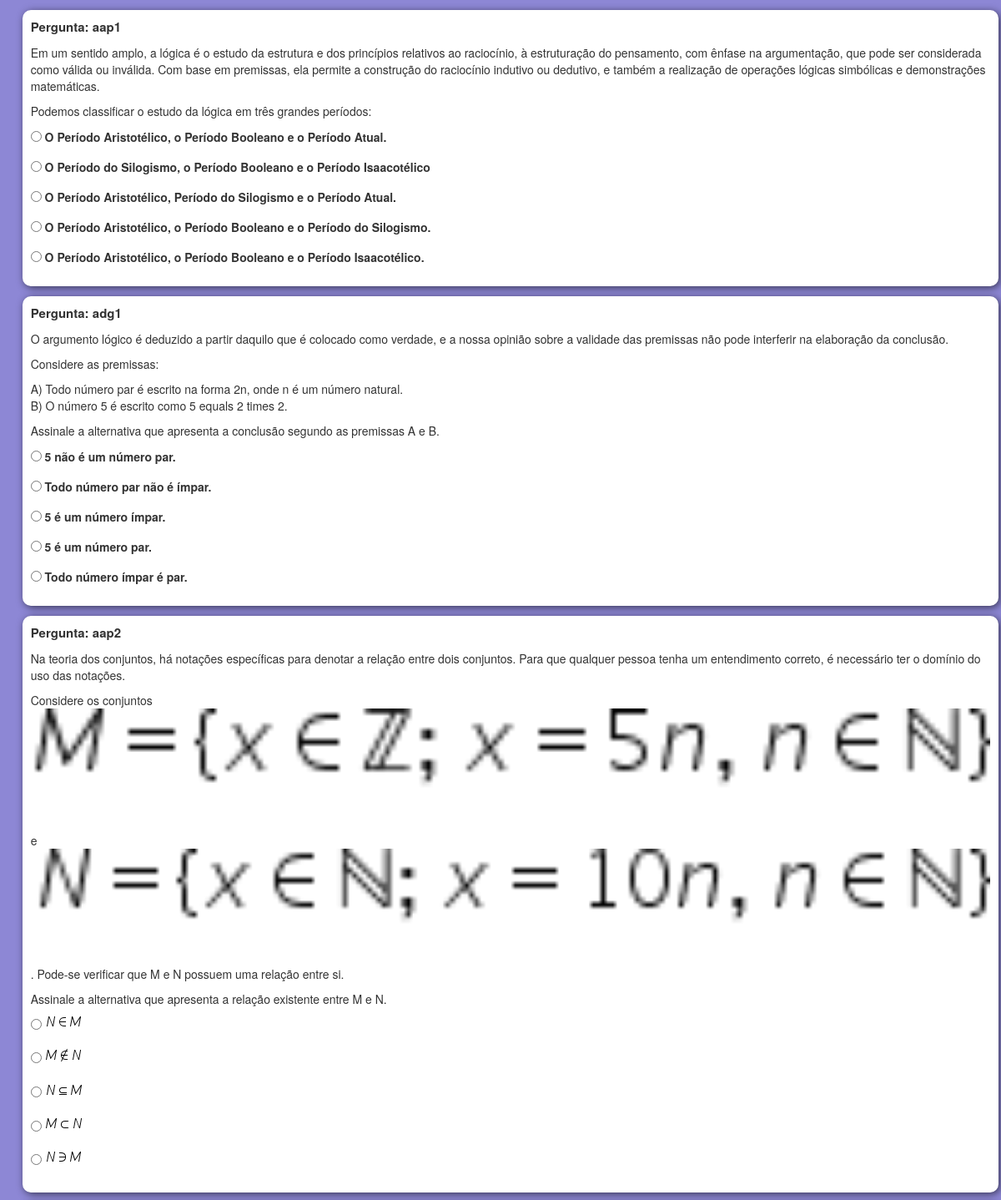
The app's page /html/Pergunta/?disc=1 (upper part) with its own data.
### tables this page shows
CREATE TABLE `perguntas` (
  `idPergunta` int(11) NOT NULL,
  `uniEstudo` enum('1','2','3','4') DEFAULT NULL,
  `fonte` enum('av','aap','adg','livro') DEFAULT NULL,
  `perguntas` mediumtext NOT NULL,
  `respostaA` longtext NOT NULL,
  `respostaB` longtext NOT NULL,
  `respostaC` longtext NOT NULL,
  `respostaD` longtext NOT NULL,
  `respostaE` longtext NOT NULL,
  `respostaCorreta` enum('A','B','C','D','E') NOT NULL,
  `idDisciplina` int(11) NOT NULL
);

### class/ConexaoBaseDados.php (called while the page is built, shortened)
<?php
class ConexaoBaseDados {
    private $local,
            $usuario,
            $senha,
            $conexao,
            $db;
    private function Acessar(){
        try{
            $this->conexao = new PDO('mysql:host='.$this->getLocal().';dbname='. $this->getDb(), $this->getUsuario(), $this->getSenha());
            $this->conexao->exec("set names utf8");
        } catch(PDOException $e){
            echo "Erro ao conectar".$e->getMessage();
        }
    }
    public function getLocal() {
        return $this->local;
    }
    public function getUsuario() {
        return $this->usuario;
    }
    public function getSenha() {
        return $this->senha;
    }
    public function getConexao() {
        return $this->conexao;
    }
    public function getDb() {
        return $this->db;
    }
    public function setLocal($local) {
        $this->local = $local;
    }
    public function setUsuario($usuario) {
        $this->usuario = $usuario;
    }
    public function setSenha($senha) {
        $this->senha = $senha;
    }
    public function setDb($db) {
        $this->db = $db;
    }
}

### class/SQLPerguntas.php (called while the page is built, shortened)
<?php
require_once 'ConexaoBaseDados.php';
class SQLPerguntas extends ConexaoBaseDados {
    private $disciplina;
    private $perguntas;
    private $query;
    public function FazerConsulta(){
        $select = $this->getConexao()->query($this->getQuery());
        if(!empty($select)){
            while($res = $select->fetch(PDO::FETCH_OBJ)){
                $this->setPerguntas(array($res->idPergunta, $res->uniEstudo, $res->fonte, $res->perguntas, $res->respostaA, $res->respostaB, $res->respostaC, $res->respostaD, $res->respostaE, $res->respostaCorreta));
            }
        }else{
            echo "<H1>Não foi possivel acessar os dados tente mais tarde</H1>";
            exit();
        }
    }
    public function getDisciplina() {
        return $this->disciplina;
    }
    public function getPerguntas() {
        return $this->perguntas;
    }
    private function setDisciplina($disciplina) {
        $this->disciplina = $disciplina;
    }
    private function setPerguntas($perguntas) {
        $this->perguntas[] = $perguntas;
    }
    public function getQuery() {
        return $this->query;
    }
    public function setQuery($query) {
        $this->query = $query;
    }
}

### class/Pergunta.php (the view, shortened to what this page needs)
<?php
require_once 'SQLPerguntas.php';
class Pergunta {
	private $perg, $aluno;
	public function __construct ($disci) {
            $this->perg = new SQLPerguntas(false, null, null, null, null);
            $this->PesquisarPerguntas($disci);
	}
	public function MontarPerguntas(){
            echo "<form method='post' action=''>";
            $f = count($this->getPerg());
            for($i = 0; $i < $f; $i++){
                echo "<div class='col-lg-12 col-md-5 col-xs-12 col-sm-12'>";
            	echo "<p class='numPerg'>Pergunta: ".$this->getPerg()[$i][2].$this->getPerg()[$i][1]."</p>";
                echo "<p>".$this->getPerg()[$i][3]."</p>";
                echo "<p><input id='".$i."A' type='radio' name='resposta".$i."' value='A'>&nbsp<label for='".$i."A'>".$this->getPerg()[$i][4]."</label> </p>";
                echo "<p><input id='".$i."B' type='radio' name='resposta".$i."' value='B'>&nbsp<label for='".$i."B'>".$this->getPerg()[$i][5]."</label> </p>";
                echo "<p><input id='".$i."C' type='radio' name='resposta".$i."' value='C'>&nbsp<label for='".$i."C'>".$this->getPerg()[$i][6]."</label> </p>";
                echo "<p><input id='".$i."D' type='radio' name='resposta".$i."' value='D'>&nbsp<label for='".$i."D'>".$this->getPerg()[$i][7]."</label> </p>";
                echo "<p><input id='".$i."E' type='radio' name='resposta".$i."' value='E'>&nbsp<label for='".$i."E'>".$this->getPerg()[$i][8]."</label> </p>";
                echo "</div>";
            }
            echo "<center><input style='margin: 10px;' class='botao' type='submit' name='responter' value='Enviar Respostas'></center>";
            echo "</form>";
	}
	private function PesquisarPerguntas($disci){
            $r = $this->getPerg()->FazerConsulta();
	}
	public function setPerg($resulConsulta){
            $this->perg = $resulConsulta;
	}
	public function getPerg(){
            return $this->perg;
	}
}
?>

### html/Pergunta/index.php (shortened to what this page needs)
<!DOCTYPE html>
<html>
    <head>
        <link href='../../css/bootstrap.min.css' rel='stylesheet' type='text/css' />
        <link href='../../css/pagina-perg.css' rel='stylesheet' type='text/css' />
         <?php
            require_once '../../class/Pergunta.php';
            $disc = $_GET['disc'];
            $logicaComputer = new Pergunta($disc);
            $res[0] = isset($_POST['resposta0'])? $_POST['resposta0']: false;
            $res[1] = isset($_POST['resposta1'])? $_POST['resposta1']: false;
            $res[2] = isset($_POST['resposta2'])? $_POST['resposta2']: false;
            $res[3] = isset($_POST['resposta3'])? $_POST['resposta3']: false;
            $res[4] = isset($_POST['resposta4'])? $_POST['resposta4']: false;
            $res[5] = isset($_POST['resposta5'])? $_POST['resposta5']: false;
            $res[6] = isset($_POST['resposta6'])? $_POST['resposta6']: false;
            $res[7] = isset($_POST['resposta7'])? $_POST['resposta7']: false;
            $res[8] = isset($_POST['resposta8'])? $_POST['resposta8']: false;
            $res[9] = isset($_POST['resposta9'])? $_POST['resposta9']: false;
        ?>
    </head>
    <body>
        <div class="container">
            <div class='row'>
                <?php
                    if(empty($res[0])){
                        if (!($logicaComputer->getPerg() == null)){
                            $logicaComputer->MontarPerguntas();
                        }
                        else{
                            echo "<H1>Não foi encontrado nenhuma pergunta. Tente mais tarde</H1>";
                        }
                    }else{
                        $logicaComputer->MontarPerguntasComResp($res);
                    }
                ?>
            </div>
        </div>
    </body>
</html>

### css/pagina-perg.css (style rules this page uses)
body { background-color: #8D87D5; }
p.numPerg { font-size: 15px; font-weight: 800; }
.col-md-5 { background-color: white; border-radius: 10px; padding: 10px; margin-top: 1%; margin-left: 1%; box-shadow: 2px 2px 10px rgba(0,0,0, 0.6); }
img { width: 100%; }

### records on screen
perguntas: fonte "aap", uniEstudo "1", perguntas "Em um sentido amplo, a lógica é o estudo da estrutura e dos princípios relativos ao raciocínio, à estruturação do pensamento, com ênfase na argumentação, que pode ser considerada como válida ou inválida. Com base em premissas, ela permite a construção do raciocínio indutivo ou dedutivo, e também a realização de operações lógicas simbólicas e demonstrações matemáticas. Podemos classificar o estudo da lógica em três grandes períodos:", respostaA "O Período Aristotélico, o Período Booleano e o Período Atual.", respostaB "O Período do Silogismo, o Período Booleano e o Período Isaacotélico", respostaC "O Período Aristotélico, Período do Silogismo e o Período Atual.", respostaD "O Período Aristotélico, o Período Booleano e o Período do Silogismo.", respostaE "O Período Aristotélico, o Período Booleano e o Período Isaacotélico."
perguntas: fonte "adg", uniEstudo "1", perguntas "O argumento lógico é deduzido a partir daquilo que é colocado como verdade, e a nossa opinião sobre a validade das premissas não pode interferir na elaboração da conclusão. Considere as premissas: A) Todo número par é escrito na forma 2n, onde n é um número natural. B) O número 5 é escrito como 5 equals 2 times 2. Assinale a alternativa que apresenta a conclusão segundo as premissas A e B.", respostaA "5 não é um número par.", respostaB "Todo número par não é ímpar.", respostaC "5 é um número ímpar.", respostaD "5 é um número par.", respostaE "Todo número ímpar é par."
perguntas: fonte "aap", uniEstudo "2", perguntas "Na teoria dos conjuntos, há notações específicas para denotar a relação entre dois conjuntos. Para que qualquer pessoa tenha um entendimento correto, é necessário ter o domínio do uso das notações. Considere os conjuntos e . Pode-se verificar que M e N possuem uma relação entre si. Assinale a alternativa que apresenta a relação existente entre M e N.", perguntas (picture), respostaA (picture), respostaB (picture), respostaC (picture), respostaD (picture), respostaE (picture)
